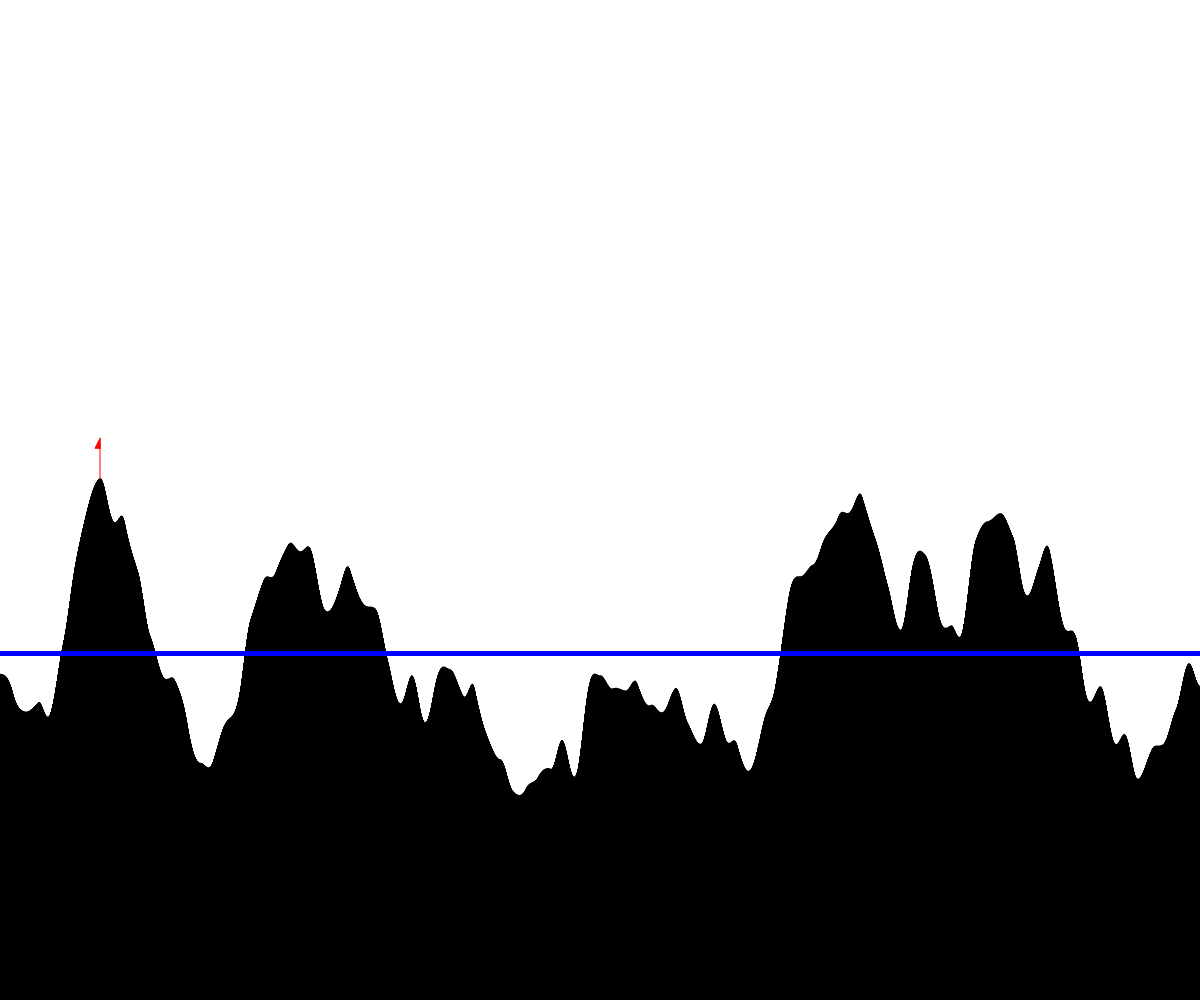
Frame 1 (no input)
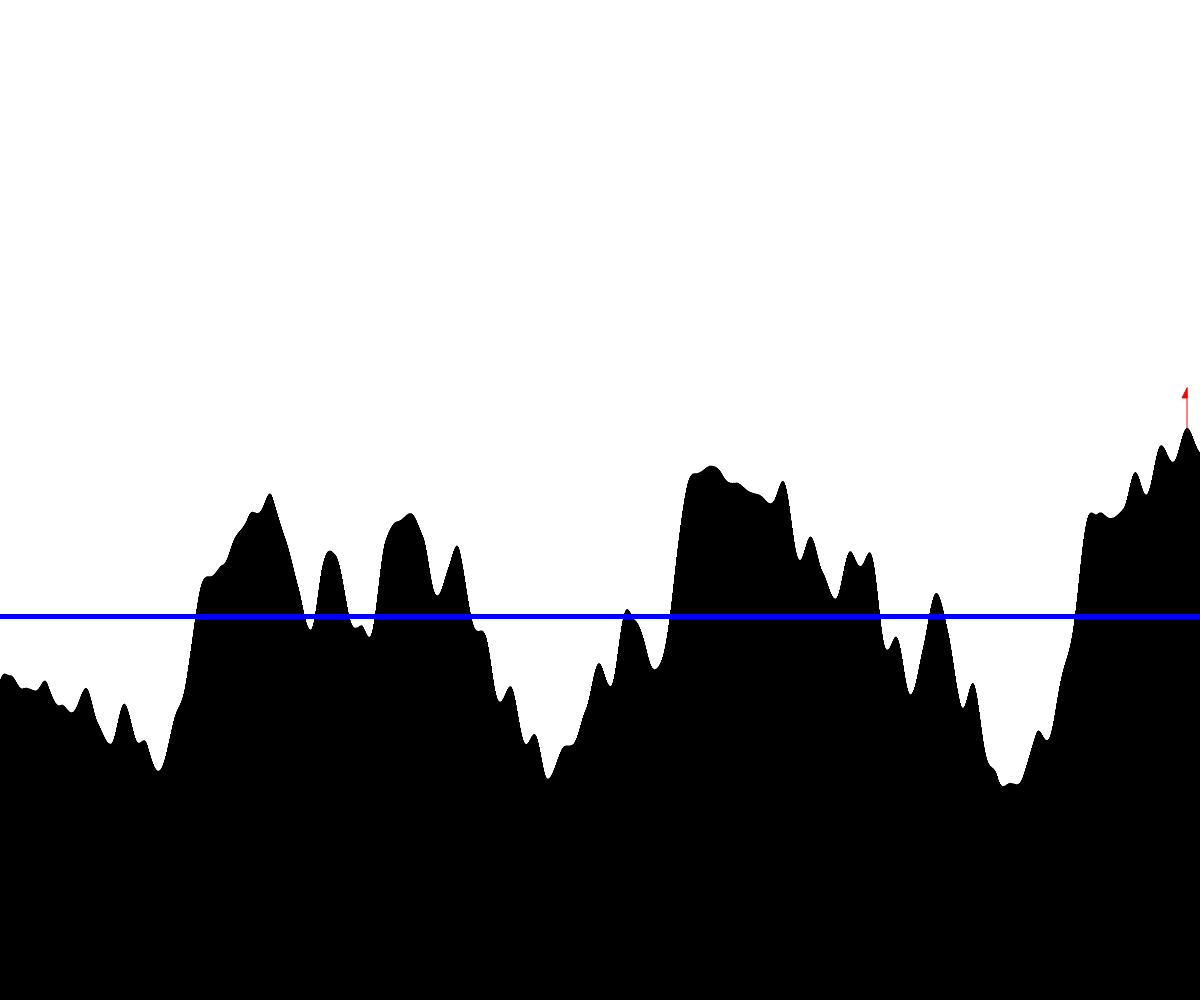
Frame 60 (no input)
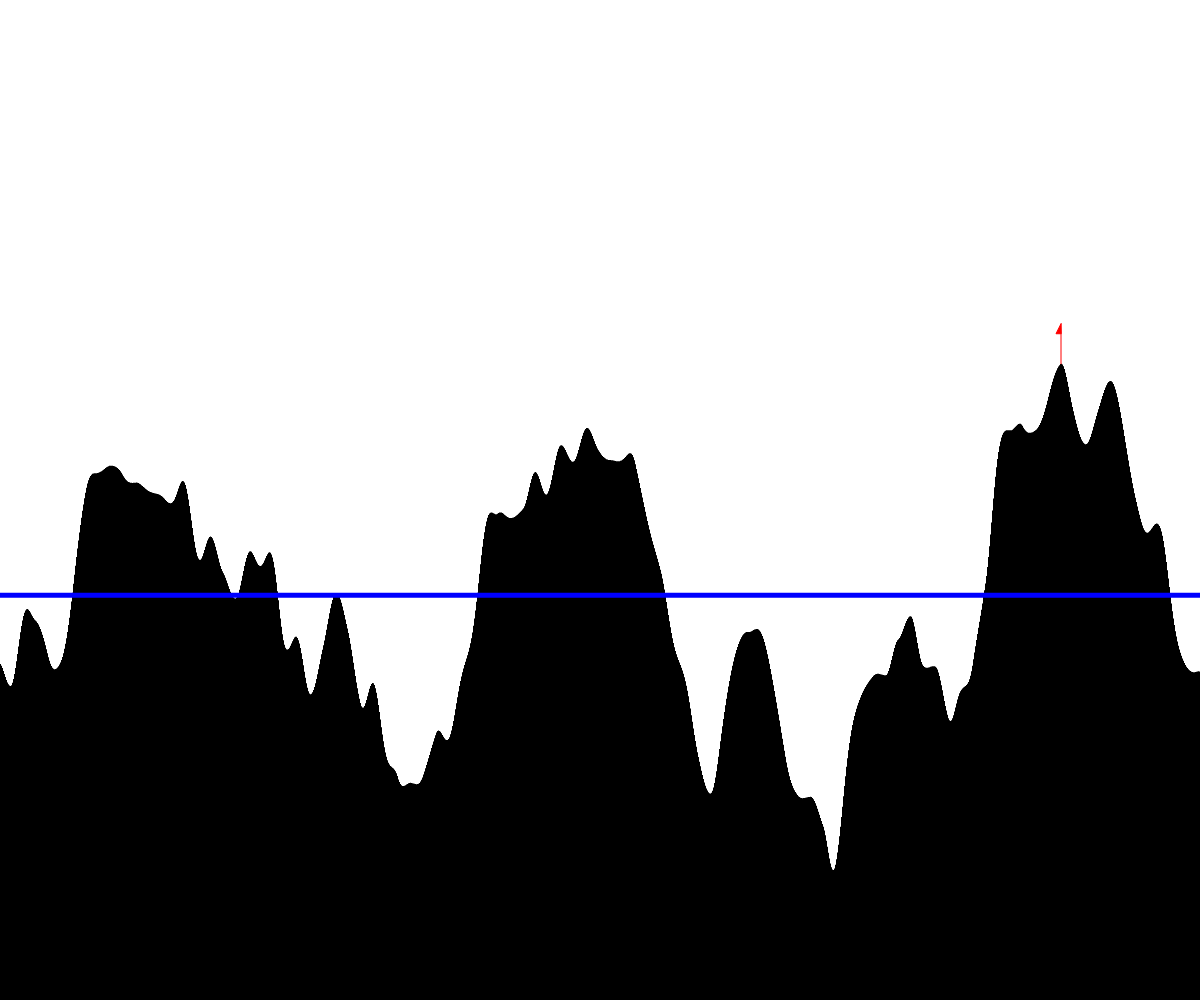
Frame 120 (the mouse pressed at the canvas centre since frame 60)

The p5.js sketch that drew these frames (run headless with seeded random() and noise() and a simulated clock; from frame 60 on, the mouse is pressed at the canvas centre):

// p5.js sketch
// ── sketch.js
// Jillian
// Oct 11, 2023
// Perlin Terrain
// program for generating smooth terrain and labeling highest points and averages


let topX, topY;
let terHeight, terWidth = 1;
let heightTime = 0;
let noiseShift = 0.01;
let heightShift = 1;
let totalHeight, averageHeight;
let rectCount;

function setup() {
  createCanvas(windowWidth, windowHeight);
  rectMode(CORNERS);
  generateTerrain();
}

// Smooth terrain component using noise function and calulating average and top
function generateTerrain() {
  noStroke();
  fill(0);
  topX = 0;
  topY = 0;
  totalHeight = 0;
  rectCount = 0;
  for (let x = 0; x < width; x += terWidth) {
    terHeight = noise(heightTime);
    terHeight = map(terHeight, 0, 1, 0, height * 0.8);
    if (terHeight > topY) {
      topY = terHeight;
      topX = x;
    }
    heightTime += noiseShift;
    rect(x, height, x + terWidth, height - terHeight);
    totalHeight += terHeight;
    rectCount += 1;
  }
  averageHeight = totalHeight / rectCount;
  drawAverage();
  drawFlag(topX, height - topY);
}

// Draw a horizontal band for the average height
function drawAverage() {
  fill(0, 0, 255);
  rect(0, height - averageHeight, width, height - averageHeight + 5);
}

// Draw the flag
function drawFlag(x, y) {
  stroke(255, 0, 0);
  fill(255, 0, 0);
  line(x, y, x, y - 30);
  triangle(x, y - 30, x - 10 / 2, y - 30, x, y - 30 - 10);
}

// Update makes screen scroll
function draw() {
  background(255);
  heightTime = 0 + heightShift;
  heightShift += 0.1;
  generateTerrain();
}
